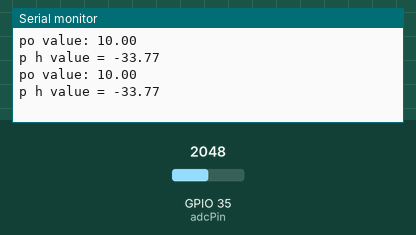
Bench run of a sketch on a simulated ESP32. On the bench: the last lines printed to the serial monitor. The test bench sets the inputs (shaded band); at power-on: GPIO 35 (adcPin) = 2048.

Above: at 5.8 s.
5.9 s: GPIO 35 (adcPin) set to 2866
At 11.0 s:
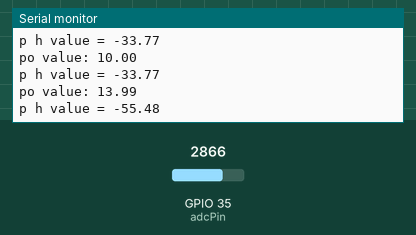
11.9 s: GPIO 35 (adcPin) set to 3603
At 16.1 s:
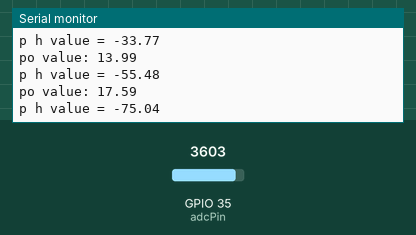
Timing chart, 0 to 17.6 s (numbered marks = the images above; inputs shaded):
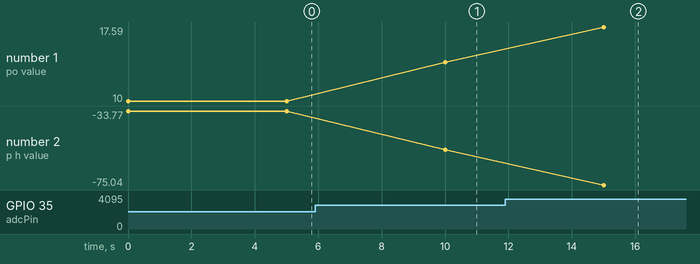

The sketch:

sketch_feb5e.ino
```cpp
#include <Arduino.h>
const int adcPin = 35;

// calculate your own m using ph_calibrate.ino
// When using the buffer solution of pH4 for calibration, m can be derived as:
// m = (pH7 - pH4) / (Vph7 - Vph4)
const float m = -5.436;

void setup() {
  Serial.begin(115200);
}

void loop() {
  float Po = analogRead(adcPin) * 5.0 / 1024;
  Serial.print("po value: ");
  Serial.println(Po);
  float phValue = 7 - (2.5 - Po) * m;
  Serial.print("p h value = ");
  Serial.println(phValue);
  delay(5000);
}
```

Measured:
- after the input at 5.9 s, the serial monitor: prints a new line after 4.1 s (image 1)
- after the input at 11.9 s, the serial monitor: prints a new line after 3.1 s (image 2)
- plotted number 1: 10 → 13.99 after the input at 5.9 s, 13.99 → 17.59 after the input at 11.9 s
- plotted number 2: -33.77 → -55.48 after the input at 5.9 s, -55.48 → -75.04 after the input at 11.9 s
